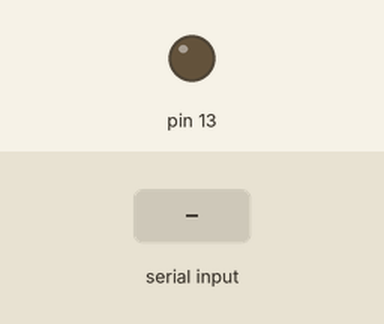
This sketch was run on a simulated Arduino Uno, built with avr-gcc and run on an emulated ATmega328P. Parts: output pins drawn as LEDs (lit = HIGH). The test bench sets the inputs (shaded band). What the sketch prints to the serial monitor is not drawn.

Above: at 1.0 s.
1.1 s: "H" received over Serial
At 2.4 s:
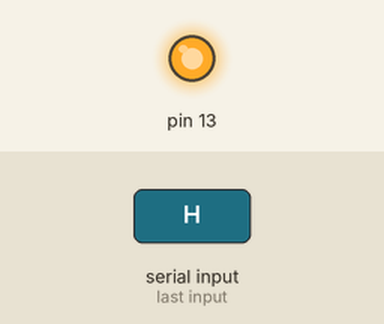
2.7 s: "1" received over Serial
At 3.8 s:
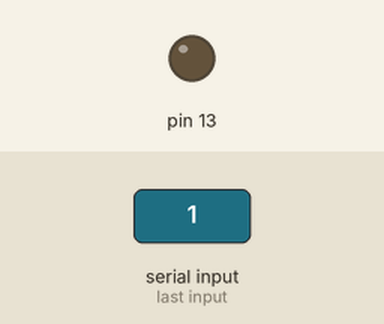
Timing chart, 0 to 5.7 s (numbered marks = the images above; inputs shaded):
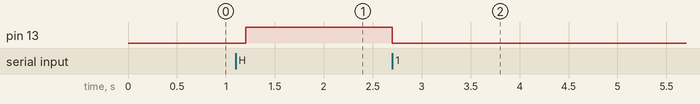

Measured:
- after the input at 1.1 s, pin 13: LOW → HIGH after 0.10 s
- after the input at 2.7 s, pin 13: HIGH → LOW at once

The sketch:

serial_receiver.ino
```cpp
void setup() {
  Serial.begin(9600);
    while (!Serial) {
    ; // wait for serial port to connect. Needed for native USB port only
  }
  pinMode(13, OUTPUT);
  establishContact();
}

void loop() {
  if (Serial.available() > 0) {
    int inByte = Serial.read();
    if (inByte == 'H') {
      digitalWrite(13, HIGH);
    } else {
      digitalWrite(13, LOW);
    }
  }
}

void establishContact() {
  while (Serial.available() <= 0) {
    Serial.print('A');   // send a capital A
    delay(300);
  }
}
```
